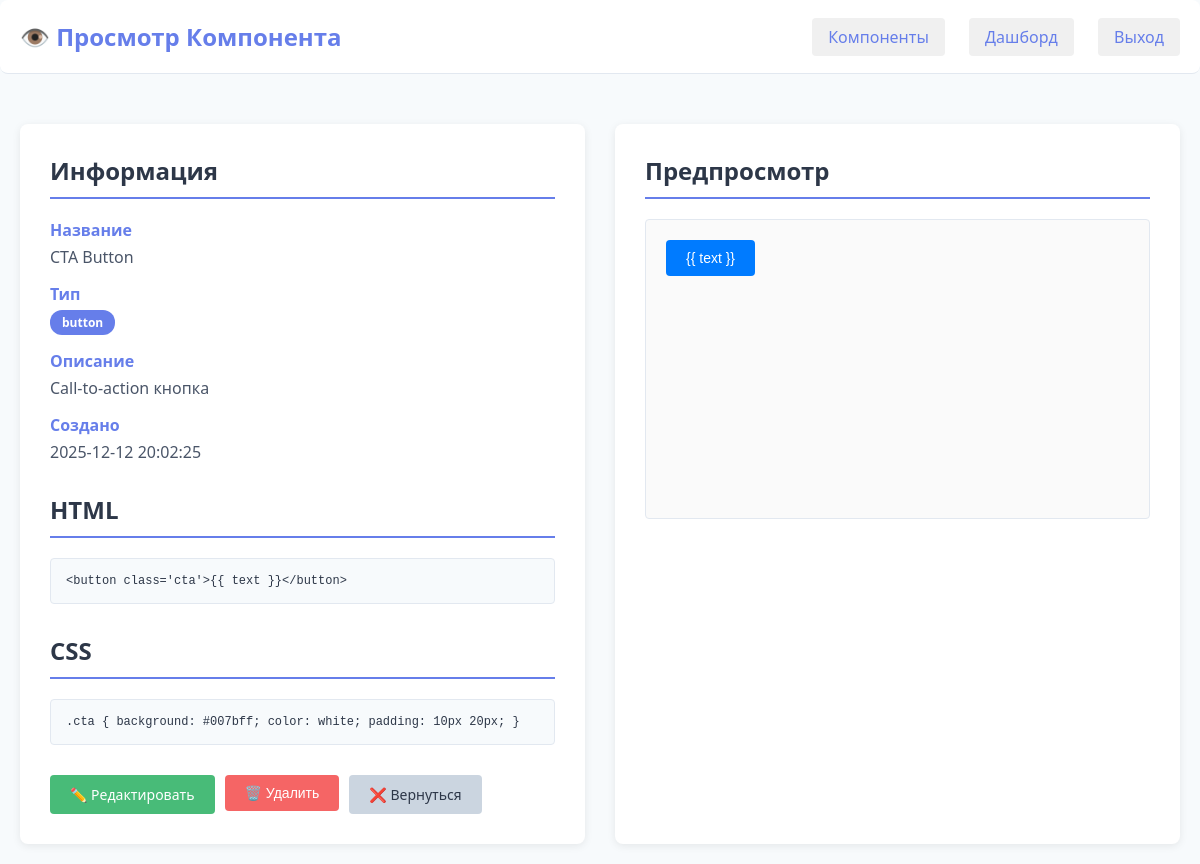
The app's page /components/2/view (signed in), older data.
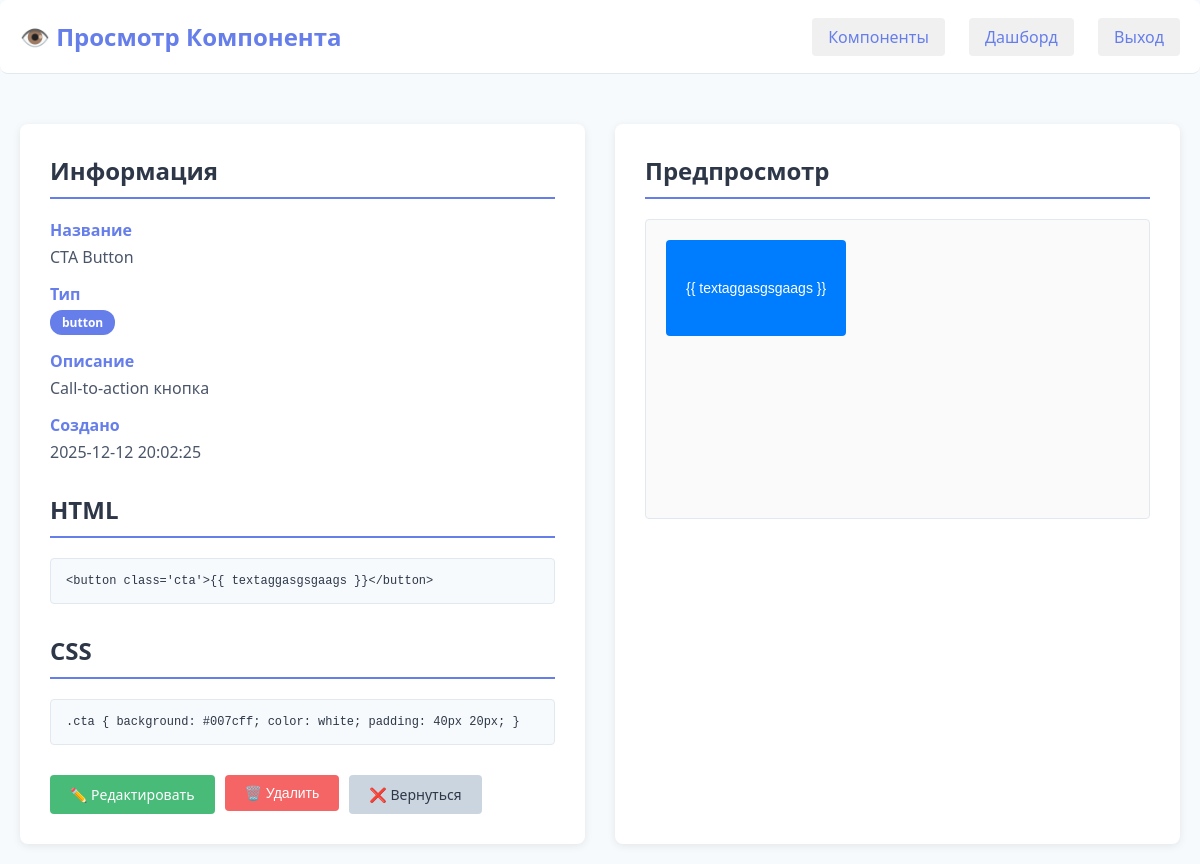
The same page, newer data.
### tables this page shows
CREATE TABLE components (
                id INTEGER PRIMARY KEY AUTOINCREMENT,
                name TEXT NOT NULL,
                type TEXT NOT NULL,
                description TEXT,
                html_template TEXT,
                css_styles TEXT,
                js_script TEXT,
                created_at TIMESTAMP DEFAULT CURRENT_TIMESTAMP
            );

### app.py (the view)
@app.route('/components/<int:component_id>/view', methods=['GET'])
@login_required
def view_component(component_id):
    component = get_component_by_id(component_id)
    if not component:
        return redirect(url_for('components'))
    return render_template('view_component.html', component=component)

### app.py (called while the page is built)
def get_db_connection():
    conn = sqlite3.connect(DB_PATH)
    conn.row_factory = sqlite3.Row
    return conn

def get_component_by_id(component_id):
    conn = get_db_connection()
    cursor = conn.cursor()
    cursor.execute('SELECT * FROM components WHERE id=?', (component_id,))
    component = cursor.fetchone()
    conn.close()
    return dict(component) if component else None

def login_required(f):
    @wraps(f)
    def decorated_function(*args, **kwargs):
        if 'user_id' not in session:
            return redirect(url_for('login'))
        return f(*args, **kwargs)
    return decorated_function

### templates/view_component.html (shortened to what this page needs)
<!DOCTYPE html>
<html lang="ru">
<head>
</head>
<body>
    <header>
        <h1>👁️ Просмотр Компонента</h1>
        <div class="user-menu">
            <a href="/components">Компоненты</a>
            <a href="/dashboard">Дашборд</a>
            <a href="/logout">Выход</a>
        </div>
    </header>
    <div class="container">
        <div class="view-container">
            <div class="component-info">
                <h2>Информация</h2>
                <div class="info-row">
                    <div class="info-label">Название</div>
                    <div class="info-value">{{ component.name }}</div>
                </div>
                <div class="info-row">
                    <div class="info-label">Тип</div>
                    <div class="info-value">
                        <span class="badge">{{ component.type }}</span>
                    </div>
                </div>
                <div class="info-row">
                    <div class="info-label">Описание</div>
                    <div class="info-value">{{ component.description }}</div>
                </div>
                <div class="info-row">
                    <div class="info-label">Создано</div>
                    <div class="info-value">{{ component.created_at }}</div>
                </div>
                <h2 style="margin-top: 30px;">HTML</h2>
                <div class="code-block">{{ component.html_template }}</div>
                <h2 style="margin-top: 30px;">CSS</h2>
                <div class="code-block">{{ component.css_styles }}</div>
                <div class="button-group">
                    <a href="/components/{{ component.id }}/edit" class="btn btn-edit">✏️ Редактировать</a>
                    <form method="POST" action="/components/{{ component.id }}/delete" style="margin: 0;">
                        <button type="submit" class="btn btn-delete" onclick="return confirm('Вы уверены?')">🗑️ Удалить</button>
                    </form>
                    <a href="/components" class="btn btn-cancel">❌ Вернуться</a>
                </div>
            </div>
            <div class="component-preview">
                <h2>Предпросмотр</h2>
                <div class="preview-frame">
                    {{ component.html_template | safe }}
                </div>
            </div>
        </div>
    </div>
</body>
</html>

Row changes from the older to the newer data that the page shows:
changed components "CTA Button": html_template "<button class='cta'>{{ text }}</button>" → "<button class='cta'>{{ textaggasgsgaags }}</button>"; css_styles ".cta { background: #007bff; color: white; padding: 10px 20px; }" → ".cta { background: #007cff; color: white; padding: 40px 20px; }"; html_template "{{ text }}" → "{{ textaggasgsgaags }}"
